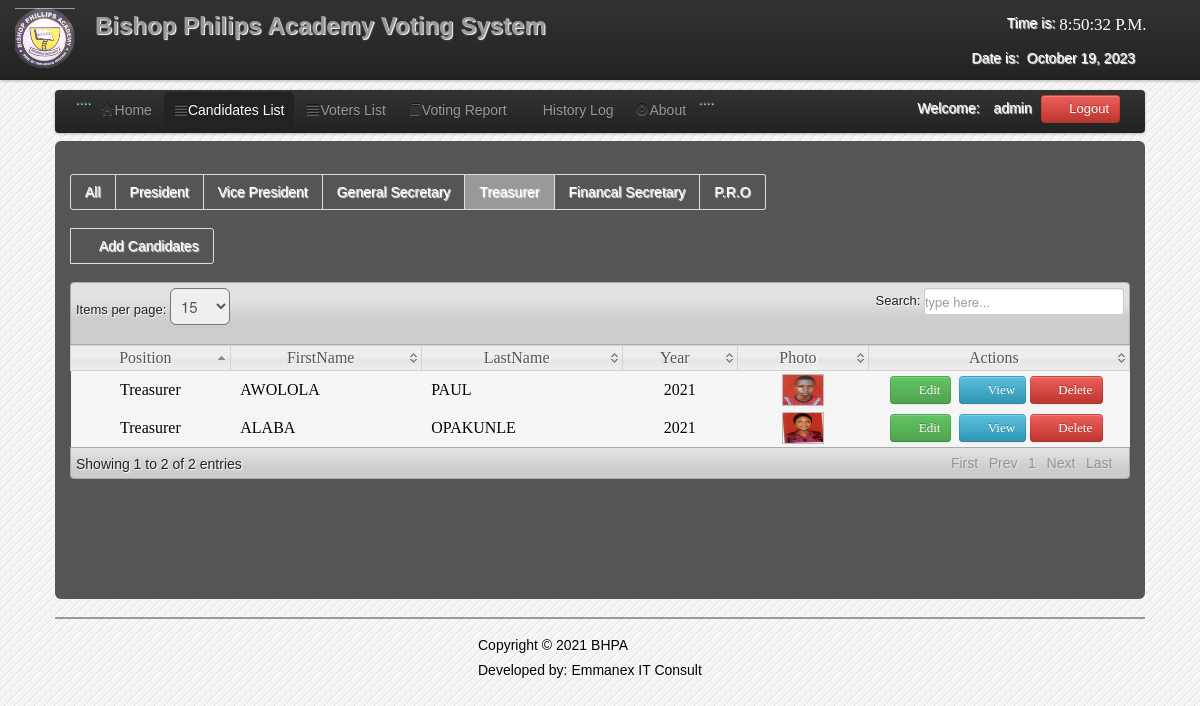
Screenshot of /admin/2nd_year.php (signed in) with the database file from the repository.
### tables this page shows
CREATE TABLE `users` (
  `User_id` int(11) NOT NULL,
  `FirstName` varchar(100) NOT NULL,
  `LastName` varchar(100) NOT NULL,
  `UserName` varchar(100) NOT NULL,
  `Password` varchar(100) NOT NULL,
  `User_Type` varchar(50) NOT NULL
);

CREATE TABLE `candidate` (
  `CandidateID` int(11) NOT NULL,
  `abc` varchar(1) NOT NULL,
  `Position` varchar(200) NOT NULL,
  `Party` varchar(100) NOT NULL,
  `FirstName` varchar(200) NOT NULL,
  `LastName` varchar(200) NOT NULL,
  `MiddleName` varchar(100) NOT NULL,
  `Gender` varchar(6) NOT NULL,
  `Year` varchar(100) NOT NULL,
  `Photo` varchar(200) NOT NULL,
  `Photo1` varchar(200) NOT NULL
);

### admin/session.php (called while the page is built, shortened)
<?php
$id_session=$_SESSION['id'];
?>

### admin/2nd_year.php (the view, shortened to what this page needs)
<?php
include('session.php');
include('header.php');
include('dbcon.php');
?>
</head>
<body>
<?php include('nav_top.php'); ?>
<div class="wrapper">
<div class="home_body">
<div class="navbar">
	<div class="navbar-inner">
	<div class="container">
	<ul class="nav nav-pills">
	  <li>....</li>
	  <li><a href="home.php"><i class="icon-home icon-large"></i>Home</a></li>
	  <li  class="active"><a  href="candidate_list.php"><i class="icon-align-justify icon-large"></i>Candidates List</a></li>
	  <li class=""><a  href="voter_list.php"><i class="icon-align-justify icon-large"></i>Voters List</a></li>
		 <li><a  href="canvassing_report.php"><i class="icon-book icon-large"></i>Voting Report</a></li>
		    <li><a  href="History.php"><i class="icon-table icon-large"></i>History Log</a>
		   <li><a data-toggle="modal" href="#about"><i class="icon-exclamation-sign icon-large"></i>About</a></li>
		   <li>....</li>
	 </ul>
	<form class="navbar-form pull-right">
		<?php $result=mysqli_query($conn,"select * from users where User_id='$id_session'");
	$row=mysqli_fetch_array($result);
	?>
	<font color="white">Welcome:<i class="icon-user-md"></i><?php echo $row['User_Type']; ?></font>
	<a class="btn btn-danger" id="logout" data-toggle="modal" href="#myModal"><i class="icon-off"></i>&nbsp;Logout</a>
	</form>
	</div>
	</div>
	</div>
	<div id="element" class="hero-body">
       <div class="pagination">
    <ul>
    <li><a href="candidate_list.php"><font color="white">All</font></a></li>
    <li><a href="candidate_for_governor.php"><font color="white">President</font></a></li>
    <li><a href="candidate_for_vice-governor.php"><font color="white">Vice President</font></a></li>
    <li><a href="1st_year.php"><font color="white">General Secretary</font></a></li>
    <li class="active"><a href="2nd_year.php"><font color="white">Treasurer</font></a></li>
    <li><a href="3rd_year.php"><font color="white">Financal Secretary</font></a></li>
    <li><a href="4th_year.php"><font color="white">P.R.O</font></a></li>
    </ul>
    </div>
	<div class="pagination">
		  <ul>
    <li><a href="new_candidate.php"><font color="white"><i class="icon-plus icon-large"></i>Add Candidates</font></a></li>
    </ul>
	</div>
	<table class="users-table">
<div class="demo_jui">
		<table cellpadding="0" cellspacing="0" border="0" class="display" id="log" class="jtable">
			<thead>
				<tr>
				<th>Position</th>
				<th>FirstName</th>
				<th>LastName</th>
				<th>Year</th>
				<th>Photo</th>
				<th>Actions</th>
				</tr>
			</thead>
			<tbody>
<?php $candidate_query=mysqli_query($conn,"select  * from candidate where Position='Treasurer'");
		while($candidate_rows=mysqli_fetch_array($candidate_query)){ $id=$candidate_rows['CandidateID'];
		?>
<tr class="del<?php echo $id ?>">
	<td align="center"><?php echo $candidate_rows['Position']; ?></td>
	<td><?php echo $candidate_rows['FirstName']; ?></td>
	<td><?php echo $candidate_rows['LastName']; ?></td>
	<td align="center"><?php echo $candidate_rows['Year']; ?></td>
	<td align="center"><img class="pic" width="40" height="30" src="<?php echo $candidate_rows['Photo'];?>" border="0" onMouseOver="showtrail('<?php echo $candidate_rows['Photo'];?>','<?php echo $candidate_rows['FirstName']." ".$candidate_rows['LastName'];?> ',200,5)" onMouseOut="hidetrail()"></a></td>
	<td width="240" align="center">
	<a class="btn btn-Success" href="edit_candidate.php<?php echo '?id='.$id; ?>"><i class="icon-edit icon-large"></i>&nbsp;Edit</a>&nbsp;
	<a class="btn btn-info"  data-toggle="modal" href="#<?php echo $id; ?>" ><i class="icon-list icon-large"></i>&nbsp;View</a>
	<a class="btn btn-danger1" id="<?php echo $id; ?>"><i class="icon-trash icon-large"></i>&nbsp;Delete</a>&nbsp;
	</td>
		</div>
		</div>
<?php } ?>
<?php include('footer.php')?>
</body>
</html>

### admin/css/datatable/demo_table_jui.css (style rules this page uses)
table.display thead th { cursor: pointer; padding: 3px 0 3px 10px; }
table.display { border-collapse: collapse; clear: both; margin: 0 auto; width: 100%; }
table.display td { padding: 3px 10px; }
tr.odd { background-color: #f5f5f5; }
tr.even { background-color: #f5f5f5; }
tr.odd td.sorting_1 { background-color: f5f5f5; }
tr.even td.sorting_1 { background-color: f5f5f5; }

### admin/css/Home.css (style rules this page uses)
* { margin:0; padding:0; }
body { font-family:"Trebuchet MS", "Myriad Pro", Arial, sans-serif; font-size:14px; background-color: #fff; background:#f4f4f4 url(../images/bg.gif) repeat top left; text-shadow:1px 1px 1px #fff; background-position: 0 0px; }
.wrapper { width:1090px; margin:10px auto; }

### rows the page displays
users: User_Type "admin"
candidate: Position "Treasurer", FirstName "AWOLOLA", LastName "PAUL", Year "2021", Photo (picture)
candidate: Position "Treasurer", FirstName "ALABA", LastName "OPAKUNLE", Year "2021", Photo (picture)
